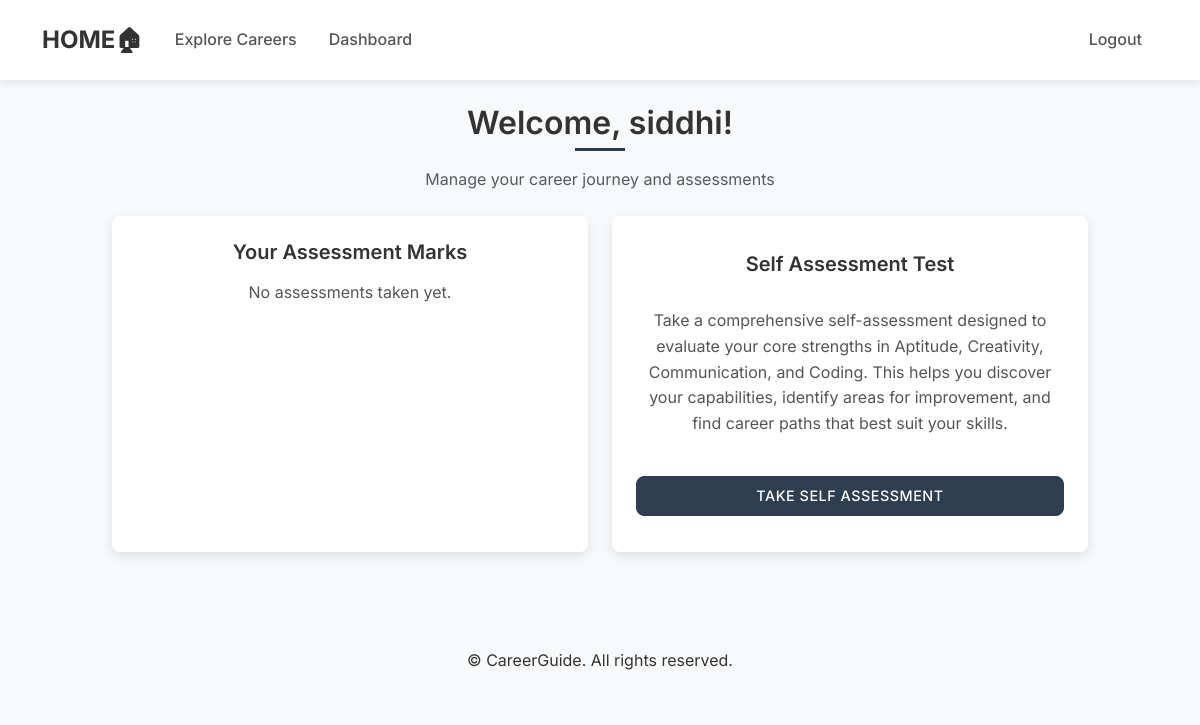
The page /dashboard (signed in) on the database as committed earlier.
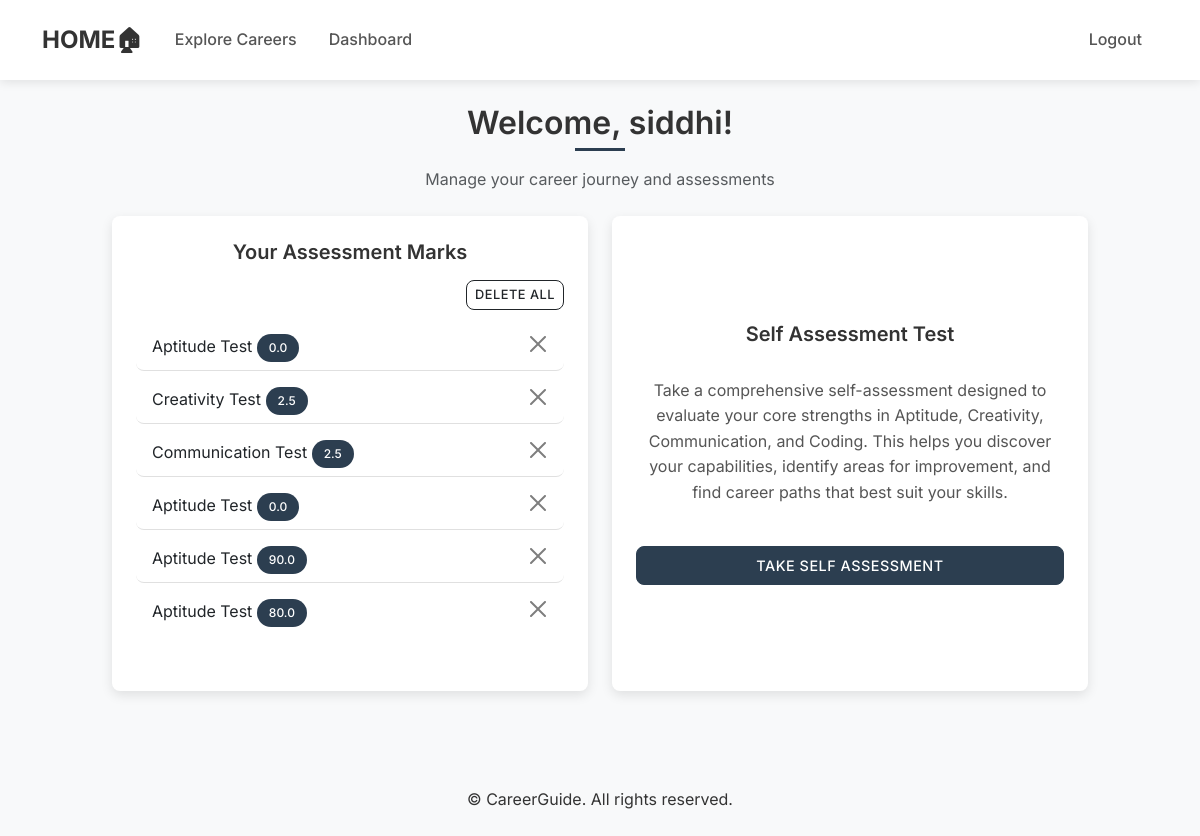
The same page on the database as committed later.
### app.py (models this page shows)
class Assessment(db.Model):
    id = db.Column(db.Integer, primary_key=True)
    user_id = db.Column(db.Integer, db.ForeignKey('user.id'), nullable=False)
    assessment_type = db.Column(db.String(50), nullable=False)
    score = db.Column(db.Float)
    date_taken = db.Column(db.DateTime, default=datetime.utcnow)

### app.py (the view)
@app.route('/dashboard')
@login_required
def dashboard():
    return render_template('dashboard.html')

### app.py (called while the page is built)
@login_manager.user_loader
def load_user(user_id):
    return User.query.get(int(user_id))

### templates/dashboard.html
{% extends "base.html" %}
{% block content %}
<div class="dashboard-header text-center mb-4">
    <h2>Welcome, {{ current_user.username }}!</h2>
    <p class="text-muted">Manage your career journey and assessments</p>
</div>
<div class="container d-flex justify-content-center">
    <div class="row w-100 justify-content-center" style="max-width: 1000px;">
        <div class="col-md-6 mb-4">
            <div class="card h-100">
                <div class="card-body">
                    <h5 class="card-title text-center">Your Assessment Marks</h5>
                    {% if current_user.assessments %}
                    <form action="{{ url_for('delete_all_assessments') }}" method="POST" class="text-end mb-3">
                        <button type="submit" class="btn btn-outline-dark btn-sm"
                                onclick="return confirm('Are you sure you want to delete ALL your assessments? This cannot be undone!')"
                                style="font-size: 0.8rem; padding: 0.25rem 0.5rem;">
                            Delete All
                        </button>
                    </form>
                    <ul class="list-group list-group-flush mt-3">
                        {% for assessment in current_user.assessments %}
                        <li class="list-group-item d-flex justify-content-between align-items-center">
                            <div>
                                {{ assessment.assessment_type }}
                                <span class="badge bg-primary rounded-pill">{{ assessment.score }}</span>
                            </div>
                            <form action="{{ url_for('delete_assessment', assessment_id=assessment.id) }}" method="POST" style="display: inline;">
                                <button type="submit" class="btn-close" onclick="return confirm('Are you sure you want to delete this assessment?')"
                                        style="width: 20px; height: 20px; padding: 0; margin-left: 10px; opacity: 0.5; transition: opacity 0.2s;">
                                </button>
                            </form>
                        </li>
                        {% endfor %}
                    </ul>
                    {% else %}
                    <p class="card-text mt-3 text-center">No assessments taken yet.</p>
                    {% endif %}
                </div>
            </div>
        </div>
        <div class="col-md-6 mb-4">
            <div class="card h-100 text-center">
                <div class="card-body d-flex flex-column justify-content-center">
                    <h5 class="card-title">Self Assessment Test</h5>
                    <p class="card-text mt-3">
                        Take a comprehensive self-assessment designed to evaluate your core strengths in Aptitude, Creativity, Communication, and Coding. This helps you discover your capabilities, identify areas for improvement, and find career paths that best suit your skills.
                    </p>
                    <a href="{{ url_for('self_assessment') }}" class="btn btn-primary mt-4">Take Self Assessment</a>
                </div>
            </div>
        </div>
    </div>
</div>
{% endblock %}

Rows that differ between the two databases and show on the page:
added Assessment: assessment_type "Aptitude Test", score "0.0"
added Assessment: assessment_type "Creativity Test", score "2.5"
added Assessment: assessment_type "Communication Test", score "2.5"
added Assessment: assessment_type "Aptitude Test", score "0.0"
added Assessment: assessment_type "Aptitude Test", score "90.0"
added Assessment: assessment_type "Aptitude Test", score "80.0"
Other text that changed with them:
text no longer shown: "No assessments taken yet."
text now shown: "DELETE ALL"
